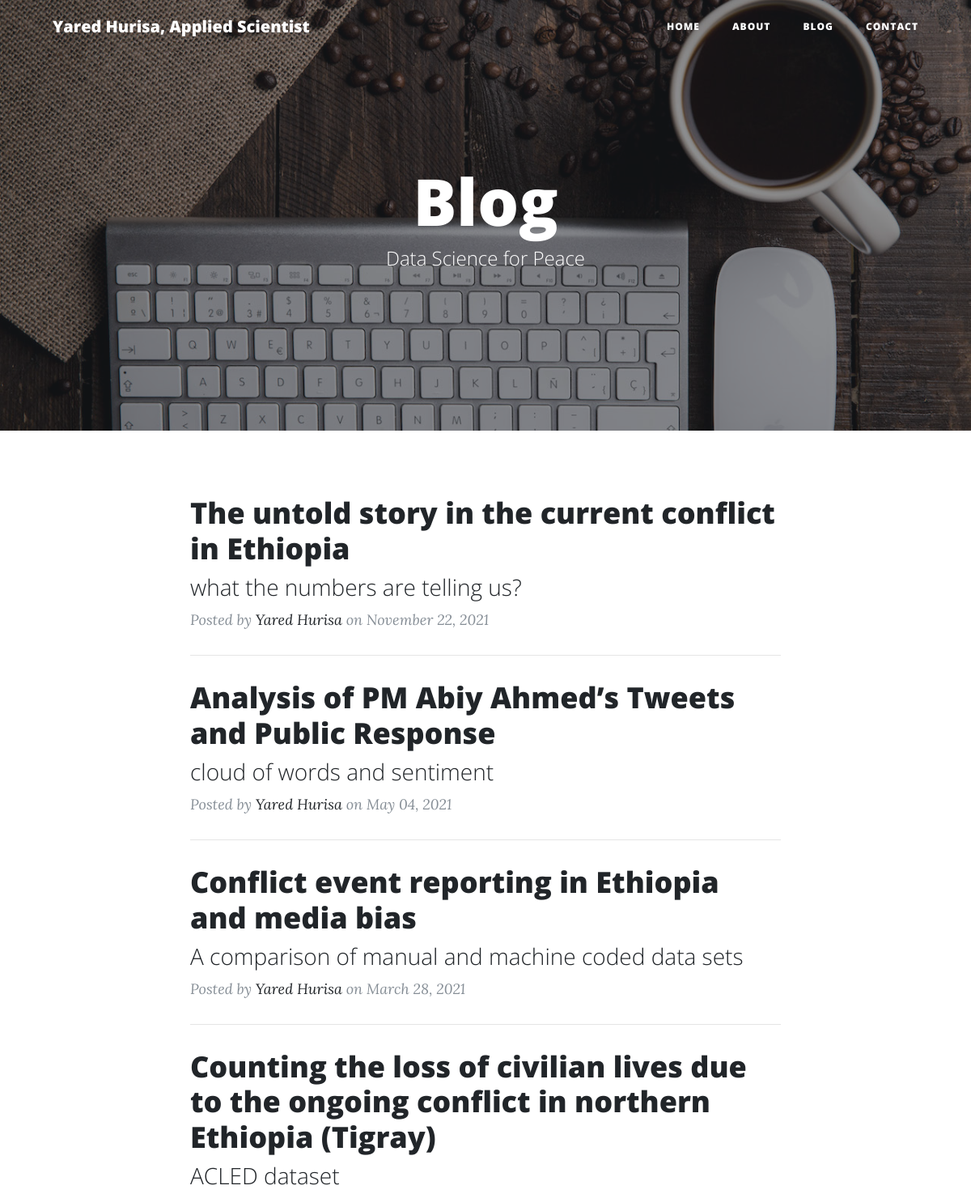
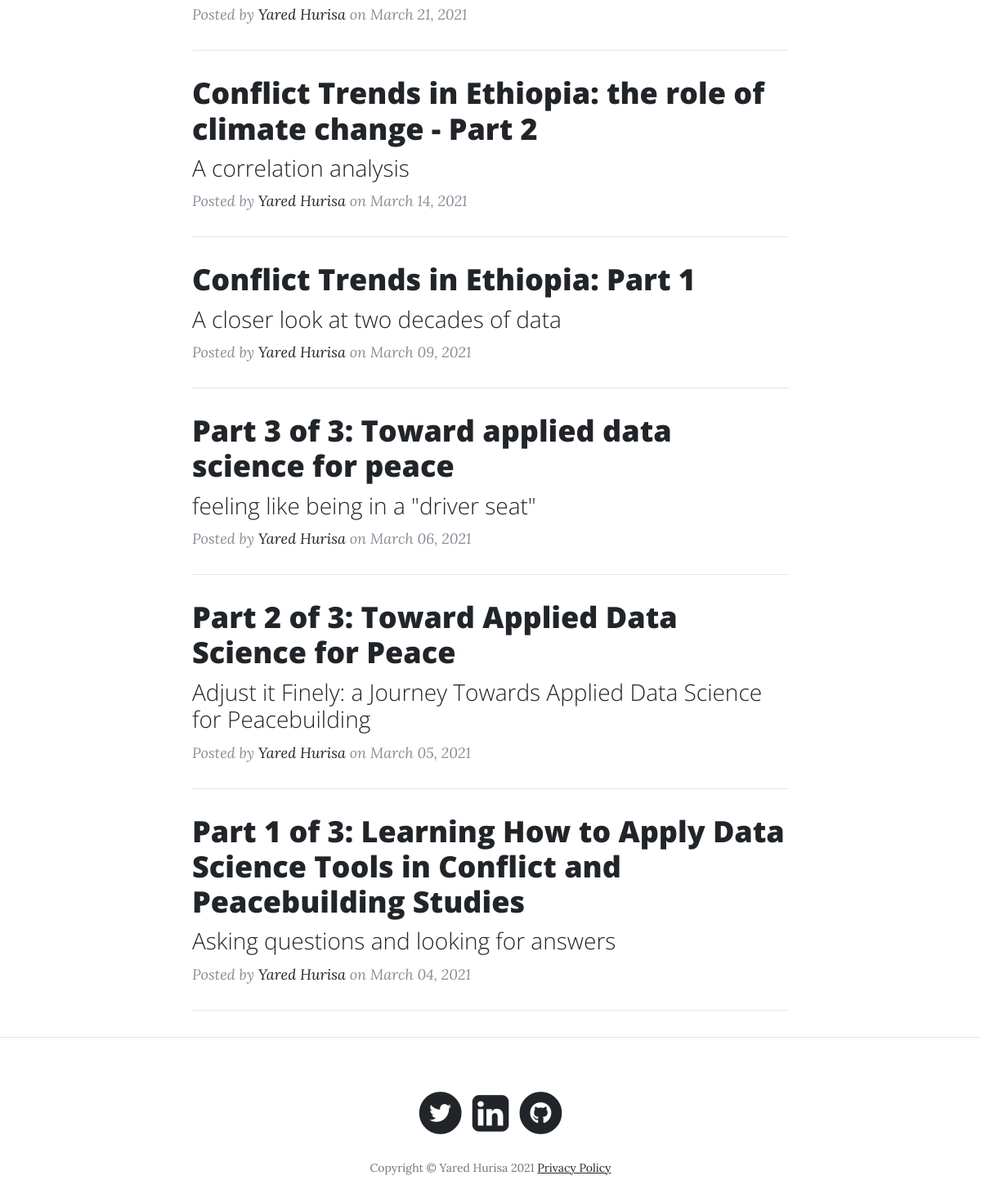
Page /blog on the committed database (2 pictures, top to bottom).
### app.py (models this page shows, shortened)
class Posts(db.Model):
    __tablename__ = "Blogpost"
    id = db.Column(db.Integer, primary_key=True)
    title = db.Column(db.String(255))
    subtitle = db.Column(db.String(255))
    content = db.Column(db.Text)
    author = db.Column(db.String(255))
    date_posted = db.Column(db.DateTime)
    slug = db.Column(db.String(255))

### app.py (the view)
@app.route('/blog')
def blog():
    posts = Posts.query.order_by(Posts.date_posted.desc()).all()
    return render_template('blog.html', posts=posts)

### templates/blog.html (shortened to what this page needs)
<!DOCTYPE html>
<html lang="en">
  <head>
      <link
        href="../static/vendor/bootstrap/css/bootstrap.min.css"
        rel="stylesheet"
      />
      <link
        href="../static/vendor/fontawesome-free/css/all.min.css"
        rel="stylesheet"
        type="text/css"
      />
      <link href="../static/css/clean-blog.min.css" rel="stylesheet" />
  </head>
  <body>
    <nav class="navbar navbar-expand-lg navbar-light fixed-top" id="mainNav">
      <div class="container">
        <a class="navbar-brand" href="/">Yared Hurisa, Applied Scientist</a>
        <div class="collapse navbar-collapse" id="navbarResponsive">
          <ul class="navbar-nav ml-auto">
            <li class="nav-item">
              <a class="nav-link" href="/">Home</a>
            </li>
            <li class="nav-item">
              <a class="nav-link" href="/about">About</a>
            </li>
            <li class="nav-item">
              <a class="nav-link" href="/blog">Blog</a>
            </li>
            <li class="nav-item">
              <a class="nav-link" href="/contact">Contact</a>
            </li>
          </ul>
        </div>
      </div>
    </nav>
    <header
      class="masthead"
      style="background-image: url('../static/img/blog.jpeg')"
    >
      <div class="overlay"></div>
      <div class="container">
        <div class="row">
          <div class="col-lg-8 col-md-10 mx-auto">
            <div class="site-heading">
              <h1>Blog</h1>
              <span class="subheading">Data Science for Peace</span>
            </div>
          </div>
        </div>
      </div>
    </header>
    <div class="container">
      <div class="row">
        <div class="col-lg-8 col-md-10 mx-auto">
          {% for post in posts %}
          <div class="post-preview">
            <a href={{"/post/" + post.slug}}>
              <h2 class="post-title">
                {{post.title}}
              </h2>
              <h3 class="post-subtitle">
                {{post.subtitle}}
              </h3>
            </a>
            <p class="post-meta">
              Posted by
              <a href="#">{{post.author}}</a>
              on {{post.date_posted.strftime('%B %d, %Y')}}
            </p>
          </div>
          <hr />
          {% endfor %}
        </div>
      </div>
    </div>
<hr />
<footer>
  <div class="container">
    <div class="row">
      <div class="col-lg-8 col-md-10 mx-auto">
        <ul class="list-inline text-center">
          <li class="list-inline-item">
            <a href="https://twitter.com/yaredlemma6" target="_blank" rel="noopener noreferrer">
              <span class="fa-stack fa-lg">
                <i class="fas fa-circle fa-stack-2x"></i>
                <i class="fab fa-twitter fa-stack-1x fa-inverse"></i>
              </span>
            </a>
          <li class="list-inline-item">
             <a href="https://www.linkedin.com/in/yared-lemma/" target="_blank" rel="noopener noreferrer">
                <span class="fa-stack fa-lg">
                  <link rel="stylesheet" href="https://cdnjs.cloudflare.com/ajax/libs/font-awesome/4.7.0/css/font-awesome.min.css">
                  <i style="font-size:52px" class="fa">&#xf08c;</i>
                </span>
             </a>
          <li class="list-inline-item">
              <a href="https://github.com/ylh4" target="_blank" rel="noopener noreferrer">
                <span class="fa-stack fa-lg">
                  <i class="fas fa-circle fa-stack-2x"></i>
                  <i class="fab fa-github fa-stack-1x fa-inverse"></i>
                </span>
              </a>
          </li>
        </ul>
        <p class="copyright text-muted">
          Copyright &copy; Yared Hurisa 2021 <a href="../static/img/Privacy-policy-v2-7424309-edited.pdf">Privacy Policy</a> </p>
      </div>
    </div>
  </div>
</footer>
</body>
</html>

### rows in the picture
Posts: title "The untold story in the current conflict in Ethiopia", subtitle "what the numbers are telling us?", author "Yared Hurisa", date_posted "November 22, 2021"
Posts: title "Analysis of PM Abiy Ahmed’s Tweets and Public Response", subtitle "cloud of words and sentiment", author "Yared Hurisa", date_posted "May 04, 2021"
Posts: title "Conflict event reporting in Ethiopia and media bias", subtitle "A comparison of manual and machine coded data sets", author "Yared Hurisa", date_posted "March 28, 2021"
Posts: title "Counting the loss of civilian lives due to the ongoing conflict in northern Ethiopia (Tigray)", subtitle "ACLED dataset", author "Yared Hurisa", date_posted "March 21, 2021"
Posts: title "Conflict Trends in Ethiopia: the role of climate change - Part 2", subtitle "A correlation analysis", author "Yared Hurisa", date_posted "March 14, 2021"
Posts: title "Conflict Trends in Ethiopia: Part 1", subtitle "A closer look at two decades of data", author "Yared Hurisa", date_posted "March 09, 2021"
Posts: title "Part 3 of 3: Toward applied data science for peace", subtitle "feeling like being in a \"driver seat\"", author "Yared Hurisa", date_posted "March 06, 2021"
Posts: title "Part 2 of 3: Toward Applied Data Science for Peace", subtitle "Adjust it Finely: a Journey Towards Applied Data Science for Peacebuilding", author "Yared Hurisa", date_posted "March 05, 2021"
Posts: title "Part 1 of 3: Learning How to Apply Data Science Tools in Conflict and Peacebuilding Studies", subtitle "Asking questions and looking for answers", author "Yared Hurisa", date_posted "March 04, 2021"
